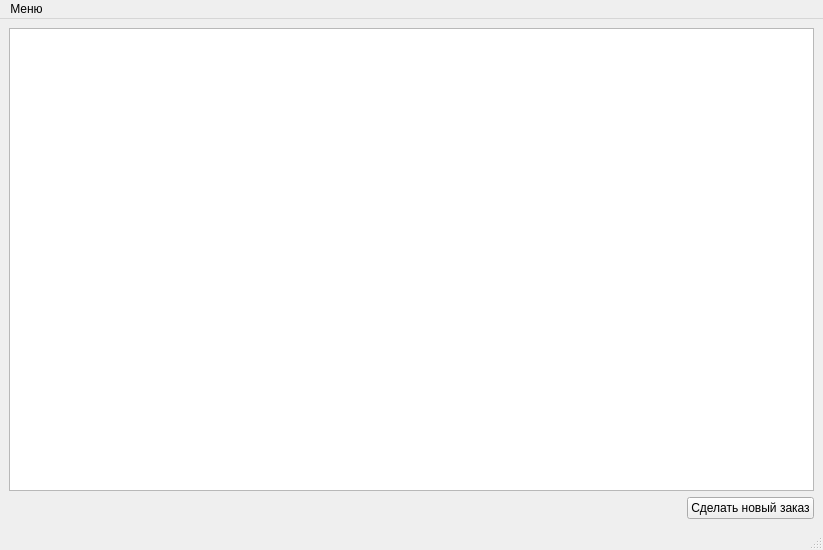
<?xml version="1.0" encoding="UTF-8"?>
<ui version="4.0">
 <class>UserWindow</class>
 <widget class="QMainWindow" name="UserWindow">
  <property name="geometry">
   <rect>
    <x>0</x>
    <y>0</y>
    <width>823</width>
    <height>550</height>
   </rect>
  </property>
  <property name="windowTitle">
   <string>MainWindow</string>
  </property>
  <widget class="QWidget" name="centralwidget">
   <layout class="QVBoxLayout" name="verticalLayout_2">
    <item>
     <layout class="QVBoxLayout" name="verticalLayout" stretch="10,0">
      <property name="sizeConstraint">
       <enum>QLayout::SetMinAndMaxSize</enum>
      </property>
      <item>
       <widget class="QTableView" name="tableView"/>
      </item>
      <item>
       <layout class="QHBoxLayout" name="horizontalLayout">
        <item>
         <spacer name="horizontalSpacer">
          <property name="orientation">
           <enum>Qt::Horizontal</enum>
          </property>
          <property name="sizeHint" stdset="0">
           <size>
            <width>40</width>
            <height>20</height>
           </size>
          </property>
         </spacer>
        </item>
        <item>
         <widget class="QPushButton" name="pushButton">
          <property name="text">
           <string>Сделать новый заказ</string>
          </property>
         </widget>
        </item>
       </layout>
      </item>
     </layout>
    </item>
   </layout>
  </widget>
  <widget class="QMenuBar" name="menubar">
   <property name="geometry">
    <rect>
     <x>0</x>
     <y>0</y>
     <width>823</width>
     <height>23</height>
    </rect>
   </property>
   <widget class="QMenu" name="menu">
    <property name="title">
     <string>Меню</string>
    </property>
    <addaction name="update"/>
    <addaction name="quit"/>
   </widget>
   <addaction name="menu"/>
  </widget>
  <widget class="QStatusBar" name="statusbar"/>
  <action name="quit">
   <property name="text">
    <string>Выйти</string>
   </property>
  </action>
  <action name="update">
   <property name="text">
    <string>Обновить список</string>
   </property>
  </action>
 </widget>
 <resources/>
 <connections>
  <connection>
   <sender>pushButton</sender>
   <signal>clicked()</signal>
   <receiver>UserWindow</receiver>
   <slot>new_order_clicked()</slot>
   <hints>
    <hint type="sourcelabel">
     <x>778</x>
     <y>471</y>
    </hint>
    <hint type="destinationlabel">
     <x>544</x>
     <y>414</y>
    </hint>
   </hints>
  </connection>
  <connection>
   <sender>quit</sender>
   <signal>triggered()</signal>
   <receiver>UserWindow</receiver>
   <slot>quit()</slot>
   <hints>
    <hint type="sourcelabel">
     <x>-1</x>
     <y>-1</y>
    </hint>
    <hint type="destinationlabel">
     <x>300</x>
     <y>223</y>
    </hint>
   </hints>
  </connection>
  <connection>
   <sender>update</sender>
   <signal>triggered()</signal>
   <receiver>UserWindow</receiver>
   <slot>update_order_list()</slot>
   <hints>
    <hint type="sourcelabel">
     <x>-1</x>
     <y>-1</y>
    </hint>
    <hint type="destinationlabel">
     <x>396</x>
     <y>251</y>
    </hint>
   </hints>
  </connection>
 </connections>
 <slots>
  <slot>new_order_clicked()</slot>
  <slot>quit()</slot>
  <slot>update_order_list()</slot>
 </slots>
</ui>
